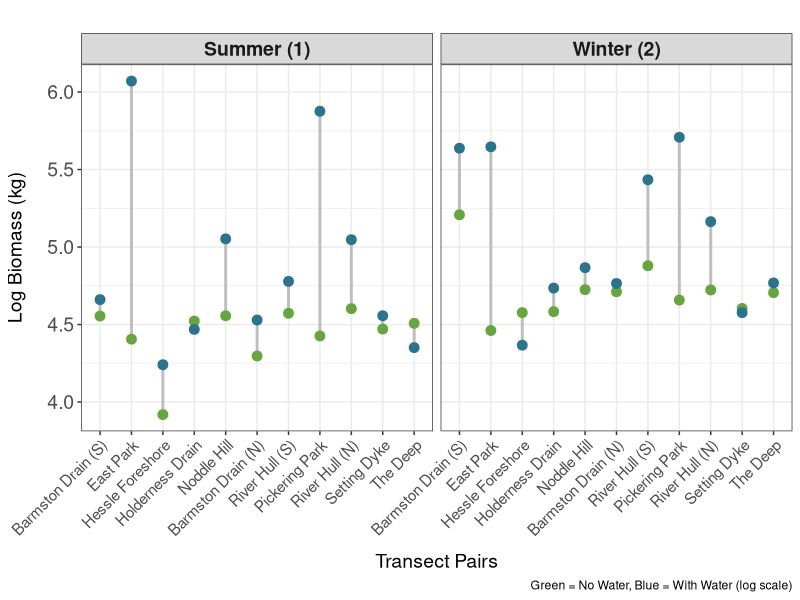
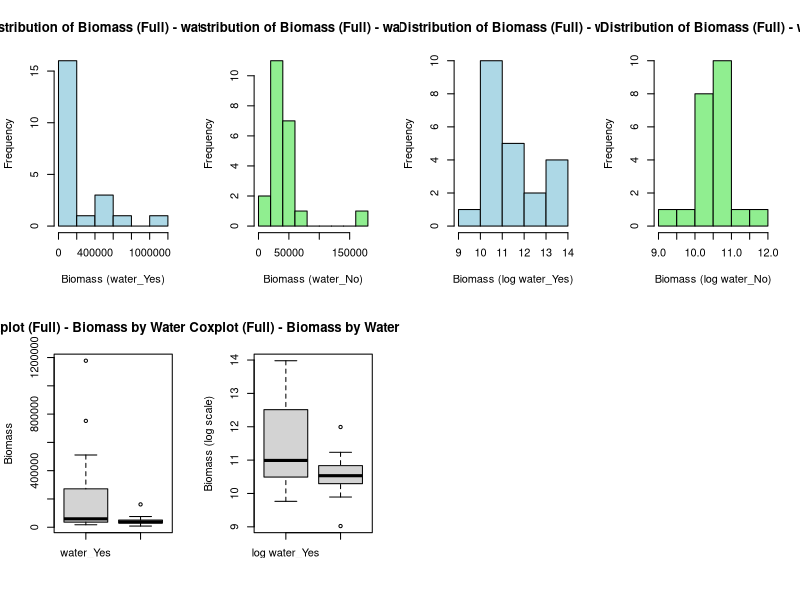
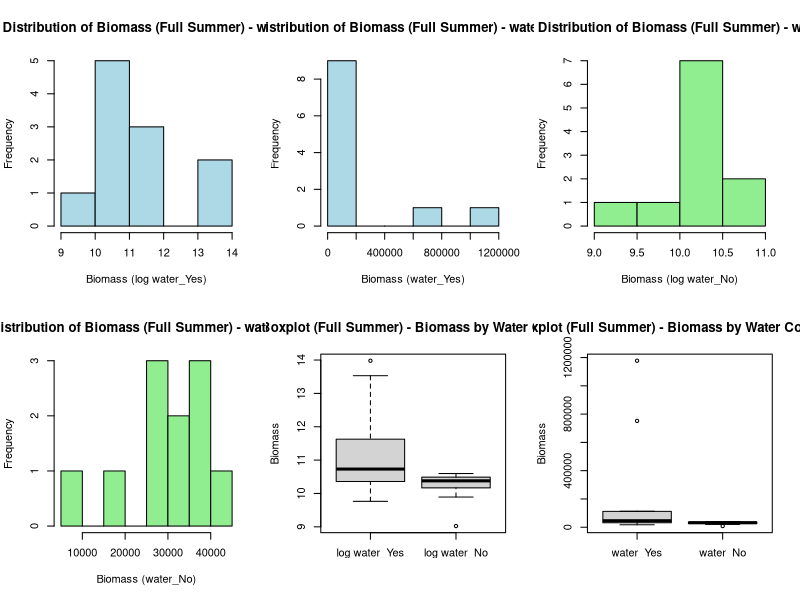
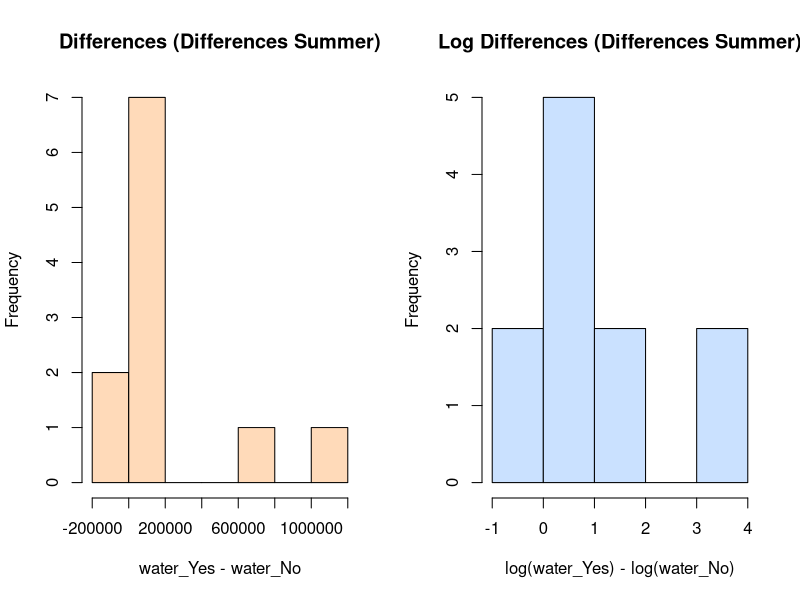
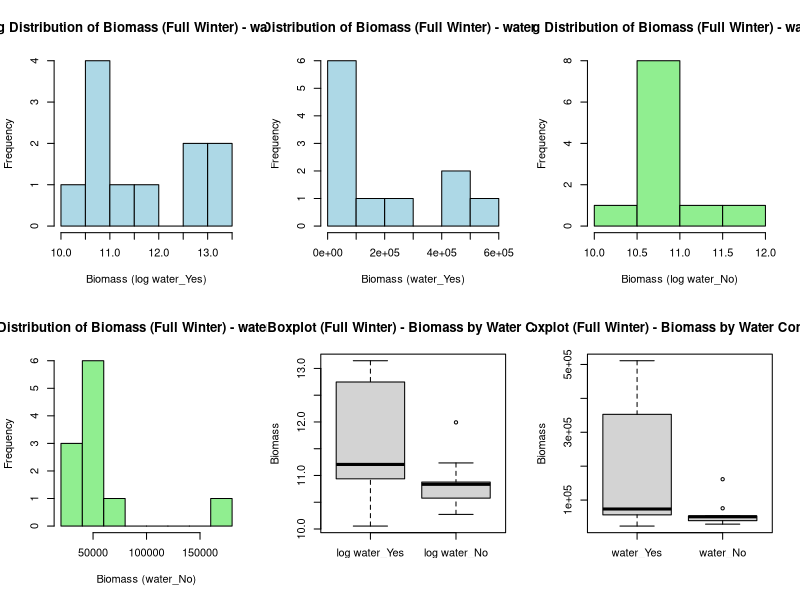
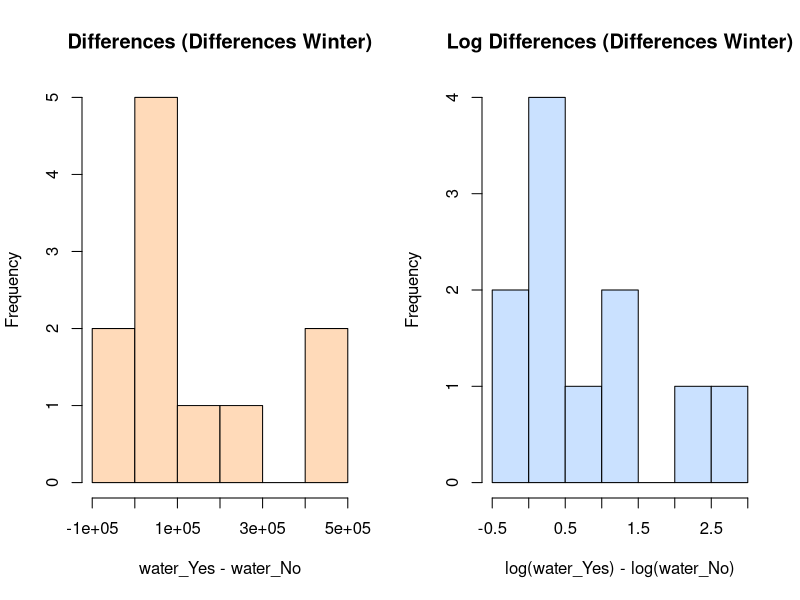
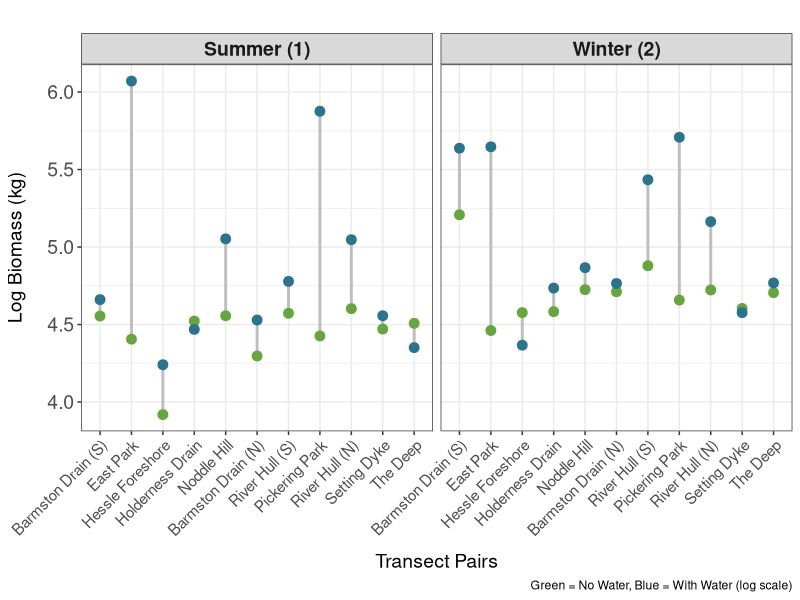

These charts were generated, in order, by the following R code:
## ---- chunk 1
knitr::opts_chunk$set(echo = TRUE)
## ---- chunk 2
library(tidyverse)
library(dplyr)
library(ggplot2)
library(car)
## ---- chunk 3
bird <- read_csv("Master_DB_Birds.csv", 
                show_col_types = FALSE)
sum(bird$count) # 14708

detect <- read_csv("detectability_category.csv", 
                 show_col_types = FALSE)

species_size <- read_csv("tran.birdlist.alldetails.csv")
## ---- chunk 4
bird <- bird %>%
mutate(period = case_when(
 period %in% c(1, 3, 4) ~ 1,
 TRUE ~ period  # Keeps other values unchanged
  ))
## ---- chunk 5
bird <- bird %>%
  group_by(transect, period, water, species) %>%
  summarise(total_count = sum(count, na.rm = TRUE), .groups = 'drop')

# divide period 1 by 3 (three replicated carried out over the summer months)

# Applying conditional logic to modify counts for Period 1 only
bird <- bird %>%
  mutate(count = if_else(period == 1, total_count / 3, total_count))
head(bird)
## ---- chunk 6
# bird <- bird %>%
 # filter(distance_code != 4)
## ---- chunk 7
# Merging bird and detect based on the "transect and transect_section

bird <- bird %>% rename(common_name = species)

merged_data <- merge(bird, species_size, by = c("common_name"))

# View the merged data
head(merged_data)
unique(merged_data$common_name) # 79
sum(bird$count) # 7723
sum(merged_data$count) # 7723
## ---- chunk 8
# add biomass
merged_data <- merged_data %>%
  mutate(biomass = Mass * count)
## ---- chunk 9
total_count <- sum(merged_data$count, na.rm = TRUE)
total_count
y_total_count <- sum(merged_data$count[merged_data$water == "Yes"], na.rm = TRUE)
y_total_count
n_total_count <- sum(merged_data$count[merged_data$water == "No"], na.rm = TRUE)
n_total_count
## ---- chunk 10
# Summarise biomass by summing it for each group
transect_biomass_summary <- merged_data %>%
  group_by(transect, period, water) %>%
  summarize(total_biomass = sum(biomass, na.rm = TRUE))
## ---- chunk 11
# summer transects with water
summer_w_total_biomass <- transect_biomass_summary %>%
  filter(water == "Yes", period == "1")
print(summer_w_total_biomass)
summer_w_overall_average <- mean(summer_w_total_biomass$total_biomass, na.rm = TRUE)
print(summer_w_overall_average) #218

sw_range_vals <- range(summer_w_total_biomass$total_biomass)
sw_variance_val <- var(summer_w_total_biomass$total_biomass)
sw_sd <- sd(summer_w_total_biomass$total_biomass)
sw_range_vals # 17 - 1177 kg
sw_variance_val
sw_sd # 382.6151 kg

# summer transects with no water
summer_n_total_biomass <- transect_biomass_summary %>%
  filter(water == "No", period == "1")
summer_n_overall_average <- mean(summer_n_total_biomass$total_biomass, na.rm = TRUE)
print(summer_n_overall_average) # 43.6

sn_range_vals <- range(summer_n_total_biomass$total_biomass)
sn_variance_val <- var(summer_n_total_biomass$total_biomass)
sn_sd <- sd(summer_n_total_biomass$total_biomass)
sn_range_vals # 8.29 - 40 kg
sn_variance_val
sn_sd # 9.192 kg
## ---- chunk 12
# winter transects with water
winter_w_total_biomass <- transect_biomass_summary %>%
  filter(water == "Yes", period == "2")
print(winter_w_total_biomass)

winter_w_overall_average <- mean(winter_w_total_biomass$total_biomass, na.rm = TRUE)
print(winter_w_overall_average) # 191 kg

ww_range_vals <- range(winter_w_total_biomass$total_biomass)
ww_variance_val <- var(winter_w_total_biomass$total_biomass)
ww_sd <- sd(winter_w_total_biomass$total_biomass)
ww_range_vals # 23.26 - 511 kg
ww_variance_val
ww_sd # 187 kg

# winter transects with no water
winter_n_total_biomass <- transect_biomass_summary %>%
  filter(water == "No", period == "2")

winter_n_overall_average <- mean(winter_n_total_biomass$total_biomass, na.rm = TRUE)
print(winter_n_overall_average) # 57.8

wn_range_vals <- range(winter_n_total_biomass$total_biomass)
wn_variance_val <- var(winter_n_total_biomass$total_biomass)
wn_sd <- sd(winter_n_total_biomass$total_biomass)
wn_range_vals # 28.93 - 161 kg
wn_variance_val
wn_sd # 36.45 kg
## ---- chunk 13
transect_biomass_summary <- transect_biomass_summary %>%
  mutate(transect_pair = case_when(
    transect == 1  ~ 1,
    transect == 2  ~ 1,
    transect == 3  ~ 2,
    transect == 4  ~ 2,
    transect == 5  ~ 3,
    transect == 6  ~ 3,
    transect == 7  ~ 4,
    transect == 8  ~ 4,
    transect == 9  ~ 5,
    transect == 10 ~ 5,
    transect == 11 ~ 6,
    transect == 12 ~ 6,
    transect == 13 ~ 7,
    transect == 14 ~ 7,
    transect == 15 ~ 8,
    transect == 16 ~ 8,
    transect == 17 ~ 9,
    transect == 18 ~ 9,
    transect == 19 ~ 10,
    transect == 20 ~ 10,
    transect == 21 ~ 11,
    transect == 22 ~ 11
  ))
## ---- chunk 14
# Ensure all combinations of transect_pair, period, and water are present
transect_biomass_complete <- transect_biomass_summary %>%
  group_by(transect_pair, period) %>%
  complete(water = c("Yes", "No"), fill = list(total_biomass = 0))

# Pivot to wide format for water Yes and No in the same row, and remove transect column
transect_biomass_wide <- transect_biomass_complete %>%
  select(-transect) %>%  # Remove transect column
  pivot_wider(
    names_from = water,
    values_from = total_biomass,
    names_prefix = "water_"
  ) %>%
  ungroup() %>%  # Ungroup to clean up the final data frame
  arrange(transect_pair, period)  # Arrange for readability

# View the final result
print(transect_biomass_wide)
## ---- chunk 15
# Apply log transformation to biomass values
df <- transect_biomass_wide %>% mutate(
  log_water_No = log10(water_No),
  log_water_Yes = log10(water_Yes)
)

# Ensure period is a factor with proper labels
df$period <- factor(df$period, levels = c(1, 2), 
                    labels = c("Summer (1)", "Winter (2)"))

# Convert transect_pair to factor and ensure it displays as 1-11
df$transect_pair <- factor(df$transect_pair, levels = sort(unique(df$transect_pair)))

# Add names

custom_labels <- c("Barmston Drain (S)", "East Park", "Hessle Foreshore", "Holderness Drain", "Noddle Hill",
                   "Barmston Drain (N)", "River Hull (S)", "Pickering Park", "River Hull (N)", "Setting Dyke", "The Deep")

# Create Dumbbell Plot with Facets for Each Period
plot1 <- ggplot(df, aes(x = transect_pair)) +
  geom_segment(aes(x = transect_pair, xend = transect_pair, y = log_water_No, yend = log_water_Yes), 
               color = "gray", size = 1) +
  geom_point(aes(y = log_water_No), color = "#65A73D", size = 3) + 
  geom_point(aes(y = log_water_Yes), color = "#2A758E", size = 3) +
  theme_bw() +
  labs(
    title = "",
    x = "Transect Pairs",
    y = "Log Biomass (kg)",
    caption = "Green = No Water, Blue = With Water (log scale)"
  ) +
  theme(
    strip.text = element_text(size = 14, face = "bold"), # Adjust size as needed
    axis.text.x = element_text(angle = 45, hjust = 1, size = 11),
    axis.text.y = element_text(size = 14),
    axis.title.x = element_text(margin = margin(t = 10),size = 14),
    axis.title.y = element_text(margin = margin(r = 15), size = 14)
  ) +
  facet_wrap(~ period, ncol = 2) +
  scale_x_discrete(
  breaks = unique(df$transect_pair),
  labels = custom_labels
)
plot1
#
ggsave("biomass.png", plot = plot1, width = 12, height = 8, units = "in", dpi = 500)
## ---- chunk 16
# Define a function to plot histograms, boxplots, and perform Wilcoxon test (original and log-transformed)
plot_and_test <- function(df, prefix) {
  
  # Set up a 2x4 layout for the plots to fit both original and log-transformed data
  par(mfrow = c(2, 4))
  
  # Histograms for water_Yes and water_No (Original Scale)
  hist(df$water_Yes, 
       main = paste("Distribution of Biomass (", prefix, ") - water_Yes", sep = ""),
       xlab = "Biomass (water_Yes)", 
       col = "lightblue")
  
  hist(df$water_No, 
       main = paste("Distribution of Biomass (", prefix, ") - water_No", sep = ""),
       xlab = "Biomass (water_No)", 
       col = "lightgreen")
  
  # Histograms for water_Yes and water_No (Log Scale)
  hist(log(df$water_Yes), 
       main = paste("Log Distribution of Biomass (", prefix, ") - water_Yes", sep = ""),
       xlab = "Biomass (log water_Yes)", 
       col = "lightblue")
  
  hist(log(df$water_No), 
       main = paste("Log Distribution of Biomass (", prefix, ") - water_No", sep = ""),
       xlab = "Biomass (log water_No)", 
       col = "lightgreen")
  
  # Boxplot comparing water_Yes and water_No (Original Scale)
  boxplot(df$water_Yes, df$water_No, 
          names = c("water_Yes", "water_No"), 
          main = paste("Boxplot (", prefix, ") - Biomass by Water Condition", sep = ""),
          ylab = "Biomass")
  
  # Boxplot comparing log-transformed water_Yes and water_No
  boxplot(log(df$water_Yes), log(df$water_No), 
          names = c("log water_Yes", "log water_No"), 
          main = paste("Log Boxplot (", prefix, ") - Biomass by Water Condition", sep = ""),
          ylab = "Biomass (log scale)")

  # Wilcoxon signed-rank test for paired samples (Original Scale)
  wilcox_test <- wilcox.test(df$water_Yes, df$water_No, paired = TRUE)
  print(paste("Wilcoxon Test for ", prefix, " (Original Scale):", sep = ""))
  print(wilcox_test)
  
  # Wilcoxon signed-rank test for paired samples (Log Scale)
  log_wilcox_test <- wilcox.test(log(df$water_Yes), log(df$water_No), paired = TRUE)
  print(paste("Wilcoxon Test for ", prefix, " (Log Scale):", sep = ""))
  print(log_wilcox_test)
  
  # Reset plotting layout to avoid affecting subsequent plots
  par(mfrow = c(1, 1))
}

# Apply the function to both dataframes
plot_and_test(transect_biomass_wide, "Full")
## ---- chunk 17
# Filter for summer periods (1, 2, 3) for both datasets
full_summer <- transect_biomass_wide %>% filter(period %in% c(1, 3, 4))

# Optional: Verify the contents
print("Full Summer Dataset:")
print(head(full_summer))
## ---- chunk 18
# Define a function to plot and test summer data
plot_summer_analysis <- function(summer, prefix) {
  
  # Set up a 2x3 layout for the plots
  par(mfrow = c(2, 3))
  
  # Histograms for water_Yes and water_No (Log and Original Scales)
  hist(log(summer$water_Yes), 
       main = paste("Log Distribution of Biomass (", prefix, " Summer) - water_Yes", sep = ""),
       xlab = "Biomass (log water_Yes)", 
       col = "lightblue")
  
  hist(summer$water_Yes, 
       main = paste("Distribution of Biomass (", prefix, " Summer) - water_Yes", sep = ""),
       xlab = "Biomass (water_Yes)", 
       col = "lightblue")
  
  hist(log(summer$water_No), 
       main = paste("Log Distribution of Biomass (", prefix, " Summer) - water_No", sep = ""),
       xlab = "Biomass (log water_No)", 
       col = "lightgreen")
  
  hist(summer$water_No, 
       main = paste("Distribution of Biomass (", prefix, " Summer) - water_No", sep = ""),
       xlab = "Biomass (water_No)", 
       col = "lightgreen")

  # Boxplots for Log-transformed and Original data
  boxplot(log(summer$water_Yes), log(summer$water_No), 
          names = c("log water_Yes", "log water_No"), 
          main = paste("Log Boxplot (", prefix, " Summer) - Biomass by Water Condition", sep = ""),
          ylab = "Biomass")
  
  boxplot(summer$water_Yes, summer$water_No, 
          names = c("water_Yes", "water_No"), 
          main = paste("Boxplot (", prefix, " Summer) - Biomass by Water Condition", sep = ""),
          ylab = "Biomass")
  
  # Perform Wilcoxon signed-rank tests for log-transformed and original data
  log_wilcox_test <- wilcox.test(log(summer$water_Yes), log(summer$water_No), paired = TRUE)
  wilcox_test <- wilcox.test(summer$water_Yes, summer$water_No, paired = TRUE)
  
  # Print test results with clear prefix label
  cat("\n### Results for", prefix, "Dataset ###\n")
  cat("\n", paste("Log Wilcoxon Test for ", prefix, " Summer:", sep = ""))
  print(log_wilcox_test)
  
  cat("\n", paste("Wilcoxon Test for ", prefix, " Summer:", sep = ""))
  print(wilcox_test)
  
  # Reset plotting layout to avoid affecting subsequent plots
  par(mfrow = c(1, 1))
}

# Apply the function to both pre-filtered summer datasets
plot_summer_analysis(full_summer, "Full")
## ---- chunk 19
prefix <- "Differences"
diffs <- full_summer$water_Yes - full_summer$water_No
log_diffs <- log(full_summer$water_Yes) - log(full_summer$water_No)

par(mfrow = c(1, 2))

hist(diffs,
     main = paste("Differences (", prefix, " Summer)", sep = ""),
     xlab = "water_Yes - water_No",
     col = "peachpuff")

hist(log_diffs,
     main = paste("Log Differences (", prefix, " Summer)", sep = ""),
     xlab = "log(water_Yes) - log(water_No)",
     col = "lightsteelblue1")
## ---- chunk 20
# Filter for winter period (period == 2) for both datasets
full_winter <- transect_biomass_wide %>% filter(period == 2)
print(head(full_winter))
## ---- chunk 21

# Define a function to plot and test winter data
plot_winter_analysis <- function(winter, prefix) {
  
  # Set up a 2x3 layout for the plots
  par(mfrow = c(2, 3))
  
  # Histograms for water_Yes and water_No (Log and Original Scales)
  hist(log(winter$water_Yes), 
       main = paste("Log Distribution of Biomass (", prefix, " Winter) - water_Yes", sep = ""),
       xlab = "Biomass (log water_Yes)", 
       col = "lightblue")
  
  hist(winter$water_Yes, 
       main = paste("Distribution of Biomass (", prefix, " Winter) - water_Yes", sep = ""),
       xlab = "Biomass (water_Yes)", 
       col = "lightblue")
  
  hist(log(winter$water_No), 
       main = paste("Log Distribution of Biomass (", prefix, " Winter) - water_No", sep = ""),
       xlab = "Biomass (log water_No)", 
       col = "lightgreen")
  
  hist(winter$water_No, 
       main = paste("Distribution of Biomass (", prefix, " Winter) - water_No", sep = ""),
       xlab = "Biomass (water_No)", 
       col = "lightgreen")

  # Boxplots for Log-transformed and Original data
  boxplot(log(winter$water_Yes), log(winter$water_No), 
          names = c("log water_Yes", "log water_No"), 
          main = paste("Log Boxplot (", prefix, " Winter) - Biomass by Water Condition", sep = ""),
          ylab = "Biomass")
  
  boxplot(winter$water_Yes, winter$water_No, 
          names = c("water_Yes", "water_No"), 
          main = paste("Boxplot (", prefix, " Winter) - Biomass by Water Condition", sep = ""),
          ylab = "Biomass")
  
  # Perform Wilcoxon signed-rank tests for log-transformed and original data
  log_wilcox_test <- wilcox.test(log(winter$water_Yes), log(winter$water_No), paired = TRUE)
  wilcox_test <- wilcox.test(winter$water_Yes, winter$water_No, paired = TRUE)
  
  # Print test results with clear prefix label
  cat("\n### Results for", prefix, "Dataset ###\n")
  cat("\n", paste("Log Wilcoxon Test for ", prefix, " Winter:", sep = ""))
  print(log_wilcox_test)
  
  cat("\n", paste("Wilcoxon Test for ", prefix, " Winter:", sep = ""))
  print(wilcox_test)
  
  # Reset plotting layout to avoid affecting subsequent plots
  par(mfrow = c(1, 1))
}

# Apply the function to both pre-filtered winter datasets
plot_winter_analysis(full_winter, "Full")
## ---- chunk 22
prefix <- "Differences" 
diffs <- full_winter$water_Yes - full_winter$water_No
log_diffs <- log(full_winter$water_Yes) - log(full_winter$water_No)

par(mfrow = c(1, 2))

hist(diffs,
     main = paste("Differences (", prefix, " Winter)", sep = ""),
     xlab = "water_Yes - water_No",
     col = "peachpuff")

hist(log_diffs,
     main = paste("Log Differences (", prefix, " Winter)", sep = ""),
     xlab = "log(water_Yes) - log(water_No)",
     col = "lightsteelblue1")
